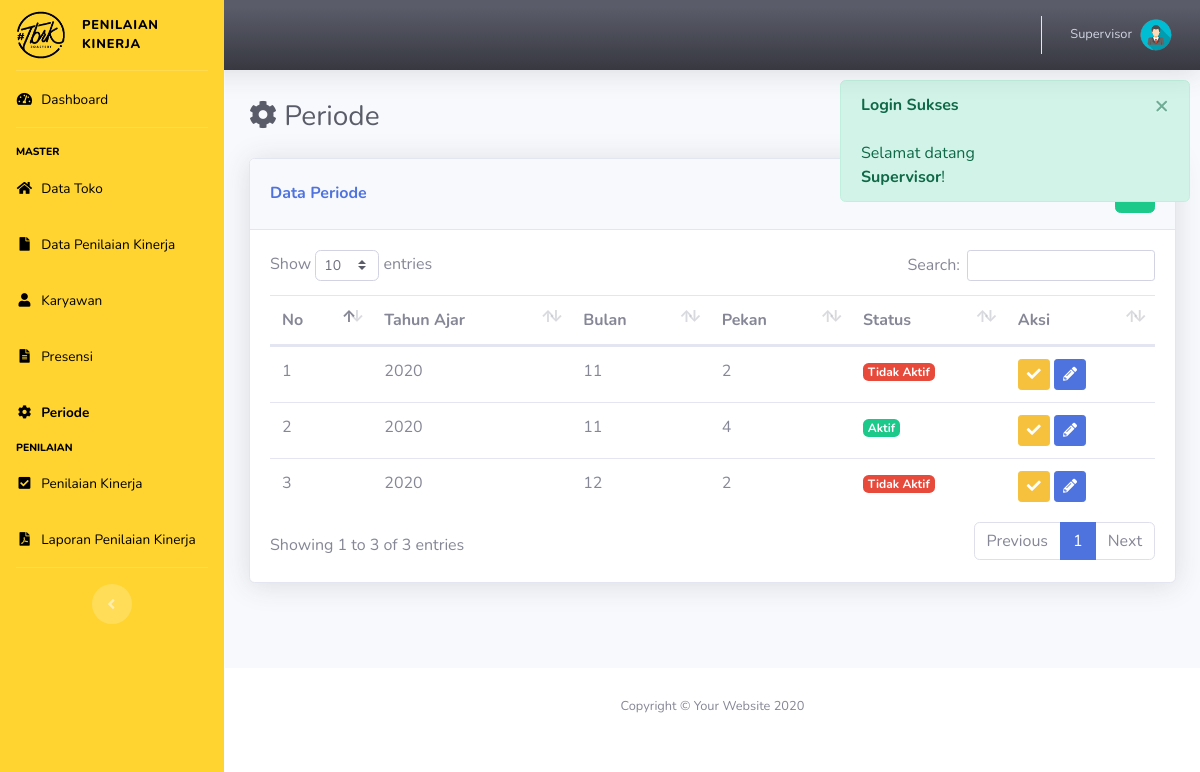
Page /index.php?p=periode (signed in) on the committed database.
### tables this page shows
CREATE TABLE `periode` (
  `id_periode` int(11) NOT NULL,
  `tahun` varchar(50) NOT NULL,
  `bulan` varchar(50) NOT NULL,
  `pekan` varchar(50) NOT NULL,
  `status_periode` int(11) NOT NULL
);

### pages/periode.php (the view, shortened to what this page needs)
<div class="d-sm-flex align-items-center justify-content-between mb-4">
    <h1 class="h3 mb-0 text-gray-800"> <i class="fa fa-cog"></i> Periode</h1>
</div>
<?php
	$ket = "Data";
?>
<div class="row row_angket">
	<div class="col mb-4">
		<div class="card shadow mb-4">
            <div class="card-header py-3 d-flex flex-row align-items-center justify-content-between">
                <h6 class="m-0 font-weight-bold text-primary"><?= ucfirst($ket); ?> Periode</h6>
                <?php
                if(!isset($_GET['ket'])){
                ?>
                <div class="dropdown no-arrow">
                    <a href="index.php?p=periode&ket=tambah" class="btn btn-success" data-toggle="tooltip" data-placement="top" title="Tambah Data"><i class="fa fa-plus"></i></a>
                </div>
            	<?php } ?>
            </div>
            <div class="card-body">
            <?php
            	if(!isset($form)):
            ?>
            	<table class="table dataTable">
            		<thead>
            			<tr>
            				<th>No</th>
            				<th>Tahun Ajar</th>
            				<th>Bulan</th>
                            <th>Pekan</th>
                            <th>Status</th>
            				<th>Aksi</th>
            			</tr>
            		</thead>
            		<tbody>
            		<?php
            			$i=0;
            			$sql = "SELECT * FROM periode";
            			$q = mysqli_query($con, $sql);
            			while($row = mysqli_fetch_array($q)):
            		?>
            			<tr>
            				<td><?= ++$i; ?></td>
                            <td><?= $row['tahun']; ?></td>
                            <td><?= $row['bulan']; ?></td>
                            <td><?= $row['pekan']; ?></td>
            				<td>
                                <?php
                                    if($row['status_periode']==1){
                                        echo '<span class="badge badge-success">Aktif</span>';
                                    }else{
                                        echo '<span class="badge badge-danger">Tidak Aktif</span>';
                                    }
                                ?>
                            </td>
            				<td>
                                <a href="index.php?p=periode&ket=aktif&id=<?= $row['id_periode'] ?>" class="btn btn-sm btn-warning" data-toggle="tooltip" data-placement="top" title="Set Aktif"><i class="fa fa-check"></i></a>
                                <a href="index.php?p=periode&ket=ubah&id=<?= $row['id_periode'] ?>" class="btn btn-sm btn-primary" data-toggle="tooltip" data-placement="top" title="Ubah Data"><i class="fa fa-pencil-alt"></i></a>
                            </td>
            			</tr>
            		<?php endwhile; ?>
            		</tbody>
            	</table>
            	<?php endif; ?>
            </div>
        </div>
    </div>
</div>

### rows in the picture
periode: tahun "2020", bulan "11", pekan "2", status_periode "Tidak Aktif"
periode: tahun "2020", bulan "11", pekan "4", status_periode "Aktif"
periode: tahun "2020", bulan "12", pekan "2", status_periode "Tidak Aktif"

### other values in the picture
$_SESSION['name'] "Supervisor"
$ket "Data"
$_SESSION["flash"]["head"] "Login Sukses"
$_SESSION["flash"]["msg"] "Selamat datang Supervisor !"
